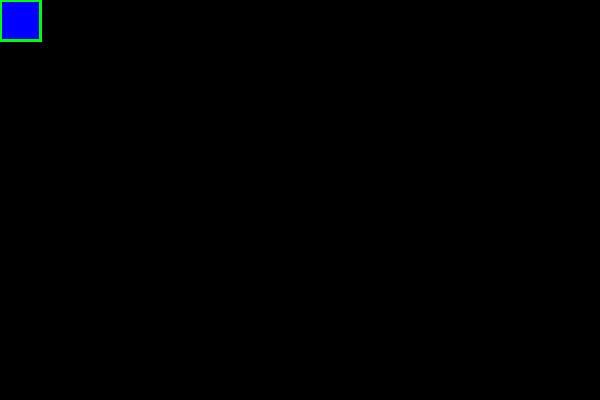
Frame 1 (no input)
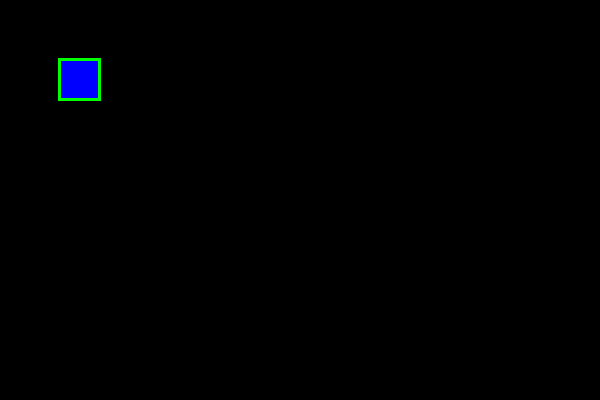
Frame 60 (the mouse pressed at the canvas centre just before this capture)
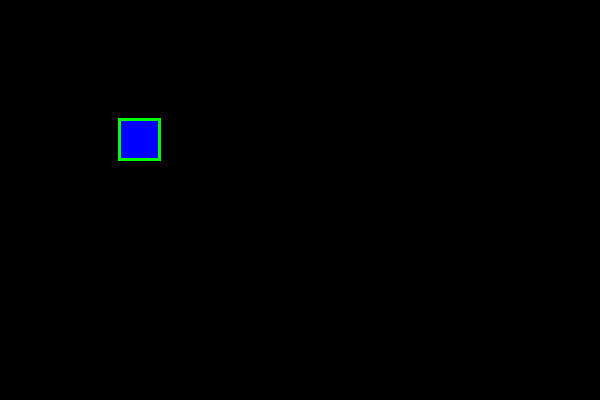
Frame 120 (the mouse held since frame 60 and released just before this capture)

The Processing sketch that drew these frames (run headless with seeded random() and noise(); from frame 60 on, the mouse is pressed at the canvas centre):

// Processing sketch: s07_bounce2d
// ── s07_bounce2d.pde
/*
 * Animation Bouncing off all the walls
 * @author Dov Kruger
 * @created 2014-02-01
 * (c)2014 Ad Astra Education
 * Permission granted to use for non-commercial educational purposes
 * provided this comment is left intact
 */
void setup() {
  size(600,400);
}

int x = 0, y = 0;
int dx = 1, dy = 1;
int rectSize = 40;
void draw() {    // draw is called over and over again
  background(0); // set background to black
  stroke(0, 255, 0); // draw edge bright green
  strokeWeight(3); // edge is 3 dots thick
  fill(0,0,255); 
  rect(x,y, rectSize,rectSize);
  x += dx;
  y += dy;
  if (x <= 0 || x >= width-1-rectSize) {
    dx = -dx;
  }
  if (y <= 0 || y >= height-1-rectSize) {
    dy = -dy;
  }
}
